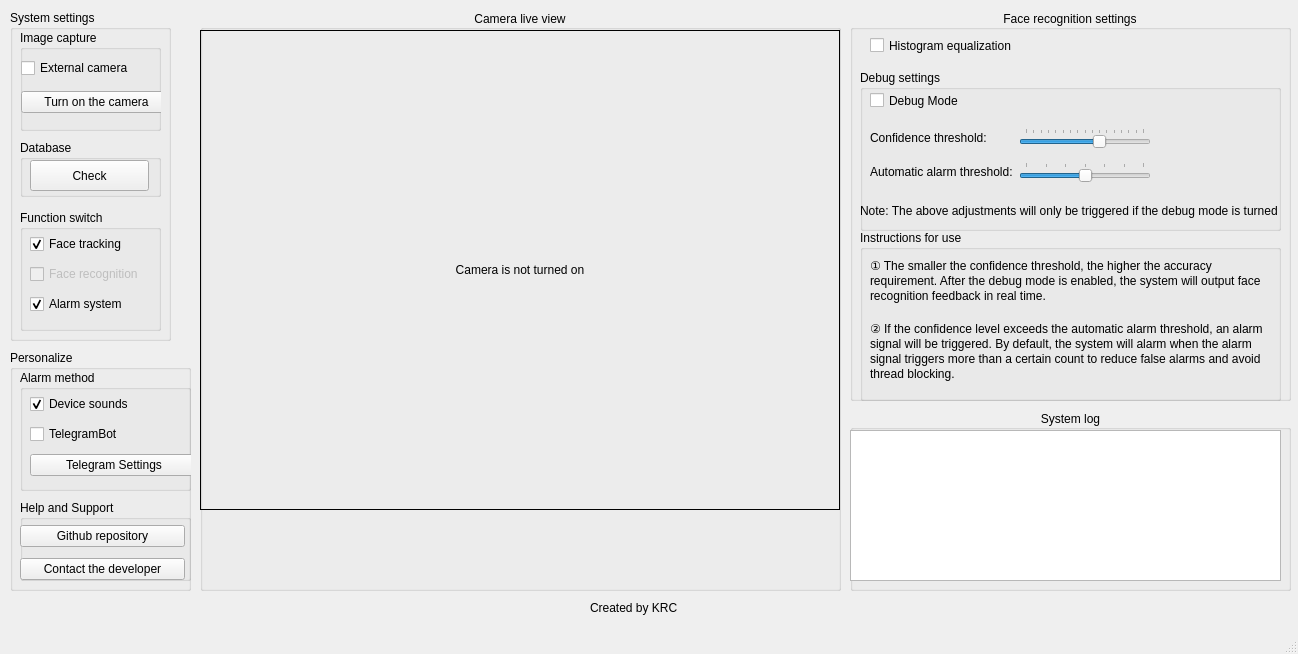
<?xml version="1.0" encoding="UTF-8"?>
<ui version="4.0">
 <class>CoreUI</class>
 <widget class="QMainWindow" name="CoreUI">
  <property name="geometry">
   <rect>
    <x>0</x>
    <y>0</y>
    <width>1298</width>
    <height>654</height>
   </rect>
  </property>
  <property name="windowTitle">
   <string>OpenCV Face Recognition System - Core</string>
  </property>
  <widget class="QWidget" name="centralwidget">
   <widget class="QGroupBox" name="faceRecognizerSettingsLogGroupBox">
    <property name="geometry">
     <rect>
      <x>850</x>
      <y>10</y>
      <width>441</width>
      <height>391</height>
     </rect>
    </property>
    <property name="title">
     <string>Face recognition settings</string>
    </property>
    <property name="alignment">
     <set>Qt::AlignCenter</set>
    </property>
    <widget class="QGroupBox" name="debugGroupBox">
     <property name="geometry">
      <rect>
       <x>10</x>
       <y>60</y>
       <width>421</width>
       <height>161</height>
      </rect>
     </property>
     <property name="title">
      <string>Debug settings</string>
     </property>
     <property name="checkable">
      <bool>false</bool>
     </property>
     <property name="checked">
      <bool>false</bool>
     </property>
     <widget class="QCheckBox" name="debugCheckBox">
      <property name="geometry">
       <rect>
        <x>10</x>
        <y>20</y>
        <width>131</width>
        <height>21</height>
       </rect>
      </property>
      <property name="text">
       <string>Debug Mode</string>
      </property>
     </widget>
     <widget class="QLabel" name="debugLabel">
      <property name="geometry">
       <rect>
        <x>0</x>
        <y>120</y>
        <width>421</width>
        <height>41</height>
       </rect>
      </property>
      <property name="lineWidth">
       <number>3</number>
      </property>
      <property name="text">
       <string>Note: The above adjustments will only be triggered if the debug mode is turned on</string>
      </property>
     </widget>
     <widget class="QWidget" name="layoutWidget">
      <property name="geometry">
       <rect>
        <x>10</x>
        <y>50</y>
        <width>281</width>
        <height>71</height>
       </rect>
      </property>
      <layout class="QGridLayout" name="debugGridLayout">
       <item row="1" column="0">
        <widget class="QLabel" name="autoAlarmThresholdLabel">
         <property name="text">
          <string>Automatic alarm threshold:</string>
         </property>
         <property name="alignment">
          <set>Qt::AlignLeading|Qt::AlignLeft|Qt::AlignVCenter</set>
         </property>
        </widget>
       </item>
       <item row="0" column="0">
        <widget class="QLabel" name="confidenceThresholdLabel">
         <property name="text">
          <string>Confidence threshold:</string>
         </property>
         <property name="alignment">
          <set>Qt::AlignLeading|Qt::AlignLeft|Qt::AlignVCenter</set>
         </property>
        </widget>
       </item>
       <item row="1" column="1">
        <widget class="QSlider" name="autoAlarmThresholdSlider">
         <property name="minimum">
          <number>50</number>
         </property>
         <property name="maximum">
          <number>80</number>
         </property>
         <property name="singleStep">
          <number>1</number>
         </property>
         <property name="pageStep">
          <number>5</number>
         </property>
         <property name="value">
          <number>65</number>
         </property>
         <property name="orientation">
          <enum>Qt::Horizontal</enum>
         </property>
         <property name="tickPosition">
          <enum>QSlider::TicksAbove</enum>
         </property>
        </widget>
       </item>
       <item row="0" column="1">
        <widget class="QSlider" name="confidenceThresholdSlider">
         <property name="maximum">
          <number>80</number>
         </property>
         <property name="singleStep">
          <number>1</number>
         </property>
         <property name="pageStep">
          <number>5</number>
         </property>
         <property name="value">
          <number>50</number>
         </property>
         <property name="orientation">
          <enum>Qt::Horizontal</enum>
         </property>
         <property name="tickPosition">
          <enum>QSlider::TicksAbove</enum>
         </property>
        </widget>
       </item>
      </layout>
     </widget>
    </widget>
    <widget class="QGroupBox" name="tipsGroupBox">
     <property name="geometry">
      <rect>
       <x>10</x>
       <y>220</y>
       <width>421</width>
       <height>171</height>
      </rect>
     </property>
     <property name="title">
      <string>Instructions for use</string>
     </property>
     <widget class="QLabel" name="autoAlarmTipLabel">
      <property name="geometry">
       <rect>
        <x>10</x>
        <y>80</y>
        <width>401</width>
        <height>81</height>
       </rect>
      </property>
      <property name="text">
       <string>② If the confidence level exceeds the automatic alarm threshold, an alarm signal will be triggered. By default, the system will alarm when the alarm signal triggers more than a certain count to reduce false alarms and avoid thread blocking.</string>
      </property>
      <property name="wordWrap">
       <bool>true</bool>
      </property>
     </widget>
     <widget class="QLabel" name="confidenceTipLabel">
      <property name="geometry">
       <rect>
        <x>10</x>
        <y>20</y>
        <width>401</width>
        <height>61</height>
       </rect>
      </property>
      <property name="text">
       <string>① The smaller the confidence threshold, the higher the accuracy requirement. After the debug mode is enabled, the system will output face recognition feedback in real time.</string>
      </property>
      <property name="wordWrap">
       <bool>true</bool>
      </property>
     </widget>
    </widget>
    <widget class="QCheckBox" name="equalizeHistCheckBox">
     <property name="geometry">
      <rect>
       <x>20</x>
       <y>25</y>
       <width>181</width>
       <height>21</height>
      </rect>
     </property>
     <property name="text">
      <string>Histogram equalization</string>
     </property>
    </widget>
   </widget>
   <widget class="QGroupBox" name="systemSettingsGroupBox">
    <property name="geometry">
     <rect>
      <x>10</x>
      <y>10</y>
      <width>161</width>
      <height>331</height>
     </rect>
    </property>
    <property name="title">
     <string>System settings</string>
    </property>
    <widget class="QGroupBox" name="functionGroupBox">
     <property name="geometry">
      <rect>
       <x>10</x>
       <y>200</y>
       <width>141</width>
       <height>121</height>
      </rect>
     </property>
     <property name="title">
      <string>Function switch</string>
     </property>
     <widget class="QWidget" name="layoutWidget_3">
      <property name="geometry">
       <rect>
        <x>10</x>
        <y>20</y>
        <width>124</width>
        <height>91</height>
       </rect>
      </property>
      <layout class="QVBoxLayout" name="functionVerticalLayout">
       <item>
        <widget class="QCheckBox" name="faceTrackerCheckBox">
         <property name="enabled">
          <bool>true</bool>
         </property>
         <property name="text">
          <string>Face tracking</string>
         </property>
         <property name="checked">
          <bool>true</bool>
         </property>
        </widget>
       </item>
       <item>
        <widget class="QCheckBox" name="faceRecognizerCheckBox">
         <property name="enabled">
          <bool>false</bool>
         </property>
         <property name="toolTip">
          <string>数据库未完成初始化，请检查</string>
         </property>
         <property name="text">
          <string>Face recognition</string>
         </property>
        </widget>
       </item>
       <item>
        <widget class="QCheckBox" name="panalarmCheckBox">
         <property name="text">
          <string>Alarm system</string>
         </property>
         <property name="checked">
          <bool>true</bool>
         </property>
        </widget>
       </item>
      </layout>
     </widget>
    </widget>
    <widget class="QGroupBox" name="webcamGroupBox">
     <property name="geometry">
      <rect>
       <x>10</x>
       <y>20</y>
       <width>141</width>
       <height>101</height>
      </rect>
     </property>
     <property name="title">
      <string>Image capture</string>
     </property>
     <widget class="QWidget" name="layoutWidget_4">
      <property name="geometry">
       <rect>
        <x>1</x>
        <y>21</y>
        <width>151</width>
        <height>71</height>
       </rect>
      </property>
      <layout class="QVBoxLayout" name="webcamVerticalLayout">
       <item>
        <widget class="QCheckBox" name="useExternalCameraCheckBox">
         <property name="text">
          <string>External camera</string>
         </property>
        </widget>
       </item>
       <item>
        <widget class="QPushButton" name="startWebcamButton">
         <property name="cursor">
          <cursorShape>PointingHandCursor</cursorShape>
         </property>
         <property name="text">
          <string>Turn on the camera</string>
         </property>
         <property name="autoDefault">
          <bool>false</bool>
         </property>
         <property name="default">
          <bool>false</bool>
         </property>
         <property name="flat">
          <bool>false</bool>
         </property>
        </widget>
       </item>
      </layout>
     </widget>
    </widget>
    <widget class="QGroupBox" name="dbGroupBox">
     <property name="geometry">
      <rect>
       <x>10</x>
       <y>130</y>
       <width>141</width>
       <height>57</height>
      </rect>
     </property>
     <property name="title">
      <string>Database</string>
     </property>
     <widget class="QPushButton" name="initDbButton">
      <property name="geometry">
       <rect>
        <x>10</x>
        <y>20</y>
        <width>119</width>
        <height>31</height>
       </rect>
      </property>
      <property name="cursor">
       <cursorShape>PointingHandCursor</cursorShape>
      </property>
      <property name="text">
       <string>Check</string>
      </property>
      <property name="autoDefault">
       <bool>false</bool>
      </property>
     </widget>
    </widget>
   </widget>
   <widget class="QGroupBox" name="personalizedSettingsGroupBox">
    <property name="geometry">
     <rect>
      <x>10</x>
      <y>350</y>
      <width>181</width>
      <height>241</height>
     </rect>
    </property>
    <property name="title">
     <string>Personalize</string>
    </property>
    <widget class="QGroupBox" name="alarmWaysGroupBox">
     <property name="geometry">
      <rect>
       <x>10</x>
       <y>20</y>
       <width>171</width>
       <height>121</height>
      </rect>
     </property>
     <property name="title">
      <string>Alarm method</string>
     </property>
     <property name="checkable">
      <bool>false</bool>
     </property>
     <widget class="QWidget" name="layoutWidget_2">
      <property name="geometry">
       <rect>
        <x>10</x>
        <y>20</y>
        <width>168</width>
        <height>91</height>
       </rect>
      </property>
      <layout class="QVBoxLayout" name="alarmWaysVerticalLayout">
       <item>
        <widget class="QCheckBox" name="bellCheckBox">
         <property name="text">
          <string>Device sounds</string>
         </property>
         <property name="checked">
          <bool>true</bool>
         </property>
        </widget>
       </item>
       <item>
        <widget class="QCheckBox" name="telegramBotPushCheckBox">
         <property name="text">
          <string>TelegramBot</string>
         </property>
        </widget>
       </item>
       <item>
        <widget class="QPushButton" name="telegramBotSettingsButton">
         <property name="text">
          <string>Telegram Settings</string>
         </property>
         <property name="autoDefault">
          <bool>false</bool>
         </property>
        </widget>
       </item>
      </layout>
     </widget>
    </widget>
    <widget class="QGroupBox" name="supportGroupBox">
     <property name="geometry">
      <rect>
       <x>10</x>
       <y>150</y>
       <width>171</width>
       <height>81</height>
      </rect>
     </property>
     <property name="title">
      <string>Help and Support</string>
     </property>
     <widget class="QWidget" name="layoutWidget_5">
      <property name="geometry">
       <rect>
        <x>0</x>
        <y>20</y>
        <width>165</width>
        <height>66</height>
       </rect>
      </property>
      <layout class="QVBoxLayout" name="supportVerticalLayout">
       <item>
        <widget class="QPushButton" name="viewGithubRepoButton">
         <property name="text">
          <string>Github repository</string>
         </property>
        </widget>
       </item>
       <item>
        <widget class="QPushButton" name="contactDeveloperButton">
         <property name="text">
          <string>Contact the developer</string>
         </property>
        </widget>
       </item>
      </layout>
     </widget>
    </widget>
   </widget>
   <widget class="QGroupBox" name="logGroupBox">
    <property name="geometry">
     <rect>
      <x>850</x>
      <y>410</y>
      <width>441</width>
      <height>181</height>
     </rect>
    </property>
    <property name="title">
     <string>System log</string>
    </property>
    <property name="alignment">
     <set>Qt::AlignCenter</set>
    </property>
    <widget class="QTextEdit" name="logTextEdit">
     <property name="geometry">
      <rect>
       <x>0</x>
       <y>20</y>
       <width>431</width>
       <height>151</height>
      </rect>
     </property>
    </widget>
   </widget>
   <widget class="QGroupBox" name="realTimeCaptureGroupBox">
    <property name="geometry">
     <rect>
      <x>200</x>
      <y>10</y>
      <width>641</width>
      <height>581</height>
     </rect>
    </property>
    <property name="title">
     <string>Camera live view</string>
    </property>
    <property name="alignment">
     <set>Qt::AlignCenter</set>
    </property>
    <property name="flat">
     <bool>false</bool>
    </property>
    <widget class="QLabel" name="realTimeCaptureLabel">
     <property name="geometry">
      <rect>
       <x>0</x>
       <y>20</y>
       <width>640</width>
       <height>480</height>
      </rect>
     </property>
     <property name="frameShape">
      <enum>QFrame::Box</enum>
     </property>
     <property name="text">
      <string>&lt;html&gt;&lt;head/&gt;&lt;body&gt;&lt;p&gt;Camera is not turned on&lt;/p&gt;&lt;/body&gt;&lt;/html&gt;</string>
     </property>
     <property name="alignment">
      <set>Qt::AlignCenter</set>
     </property>
    </widget>
   </widget>
   <widget class="QLabel" name="label">
    <property name="geometry">
     <rect>
      <x>590</x>
      <y>600</y>
      <width>101</width>
      <height>16</height>
     </rect>
    </property>
    <property name="text">
     <string>Created by KRC</string>
    </property>
   </widget>
  </widget>
  <widget class="QStatusBar" name="statusbar"/>
 </widget>
 <resources/>
 <connections/>
</ui>
